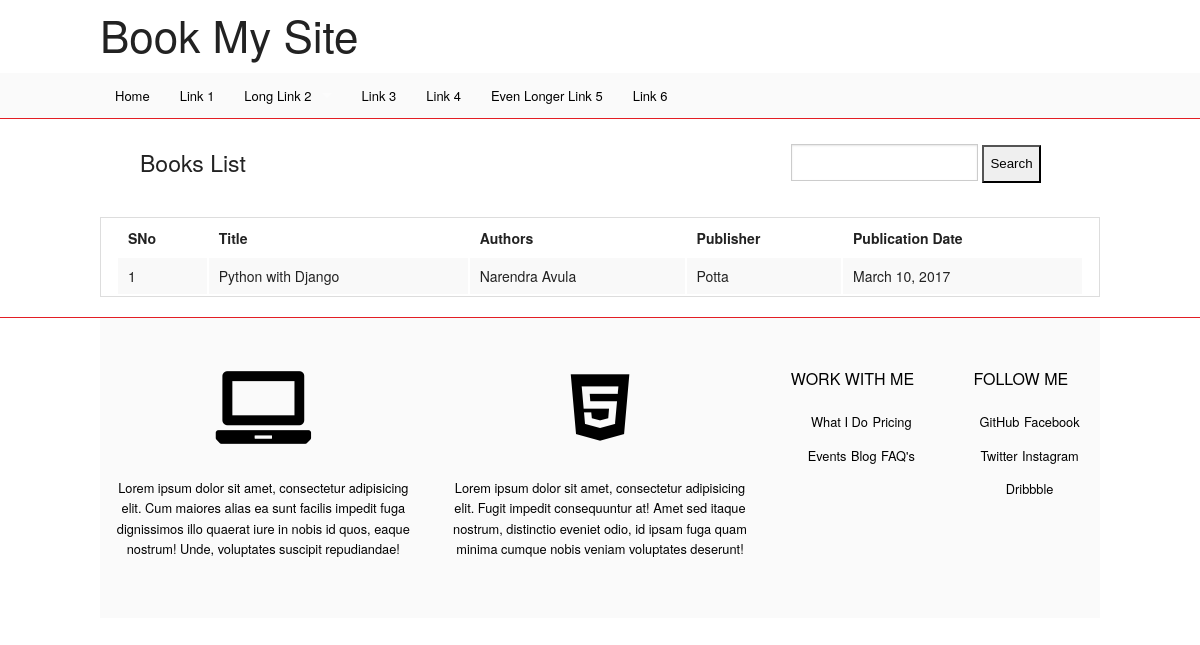
/books/, run on an earlier commit of the app's database.
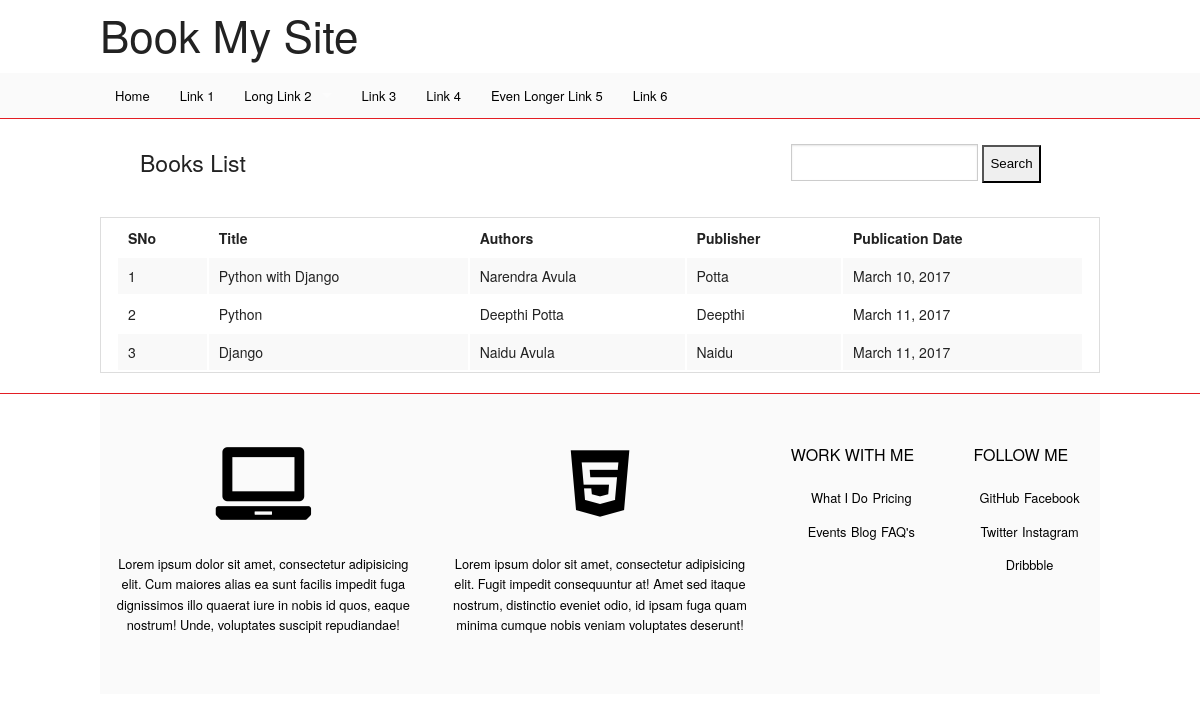
And on a later commit of the database.
### books/models.py (models this page shows, shortened)
class Book(models.Model):
    title = models.CharField(max_length=100)
    authors = models.ManyToManyField(Author)
    publisher = models.ForeignKey(Publisher)
    publication_date = models.DateField()
    def get_authors(self):
        return ", ".join([str(author) for author in self.authors.all()])

class Author(models.Model):
    first_name = models.CharField(max_length=30)
    last_name = models.CharField(max_length=40)
    email = models.EmailField(blank=True)
    def __str__(self):
        return u'%s %s' %(self.first_name, self.last_name)

class Publisher(models.Model):
    name = models.CharField(max_length=30)
    address = models.CharField(max_length=50)
    city = models.CharField(max_length=60)
    state_province = models.CharField(max_length=50)
    country = models.CharField(max_length=50)
    website = models.URLField()
    def __str__(self):
        return self.name

### books/views.py (the view)
def books_list(request):
    books = Book.objects.all()
    context  =  {'books': books}
    return render(request, 'books/booksList.html', context)

### templates/books/booksList.html (shortened to what this page needs)
{% extends 'baseTemplate.html' %}
{% block content %}
    <div class="row" style="padding: 25px; padding-bottom: 0">
        <div class="small-8 columns">
            <h4> Books List </h4>
        </div>
        <div class="small-4 columns">
            <form action="/books/search/" method="get">
                <ul>
                    <li><input type="text" name="query"></li>
                    <li><input type="submit" value="Search" id="searchBook"></li>
                </ul>
            </form>
        </div>
    </div>
    <div class="row">
        {% if books %}
            <table class="small-12 columns">
                <tr>
                    <th>SNo</th>
                    <th>Title</th>
                    <th>Authors</th>
                    <th>Publisher</th>
                    <th>Publication Date</th>
                </tr>
                {% for book in books %}
                    <tr>
                        <td>{{ forloop.counter }}</td>
                        <td>{{ book.title }}</td>
                        <td>{{ book.get_authors }}</td>
                        <td>{{ book.publisher }}</td>
                        <td>{{ book.publication_date }}</td>
                    </tr>
                {% endfor %}
            </table>
        {% else %}
            <p>Thers is no Books</p>
        {% endif %}
    </div>
{% endblock content %}

What changed in the data, as far as the page shows it:
added Book: title "Python", get_authors "Deepthi Potta", publisher "Deepthi", publication_date "March 11, 2017"
added Book: title "Django", get_authors "Naidu Avula", publisher "Naidu", publication_date "March 11, 2017"
